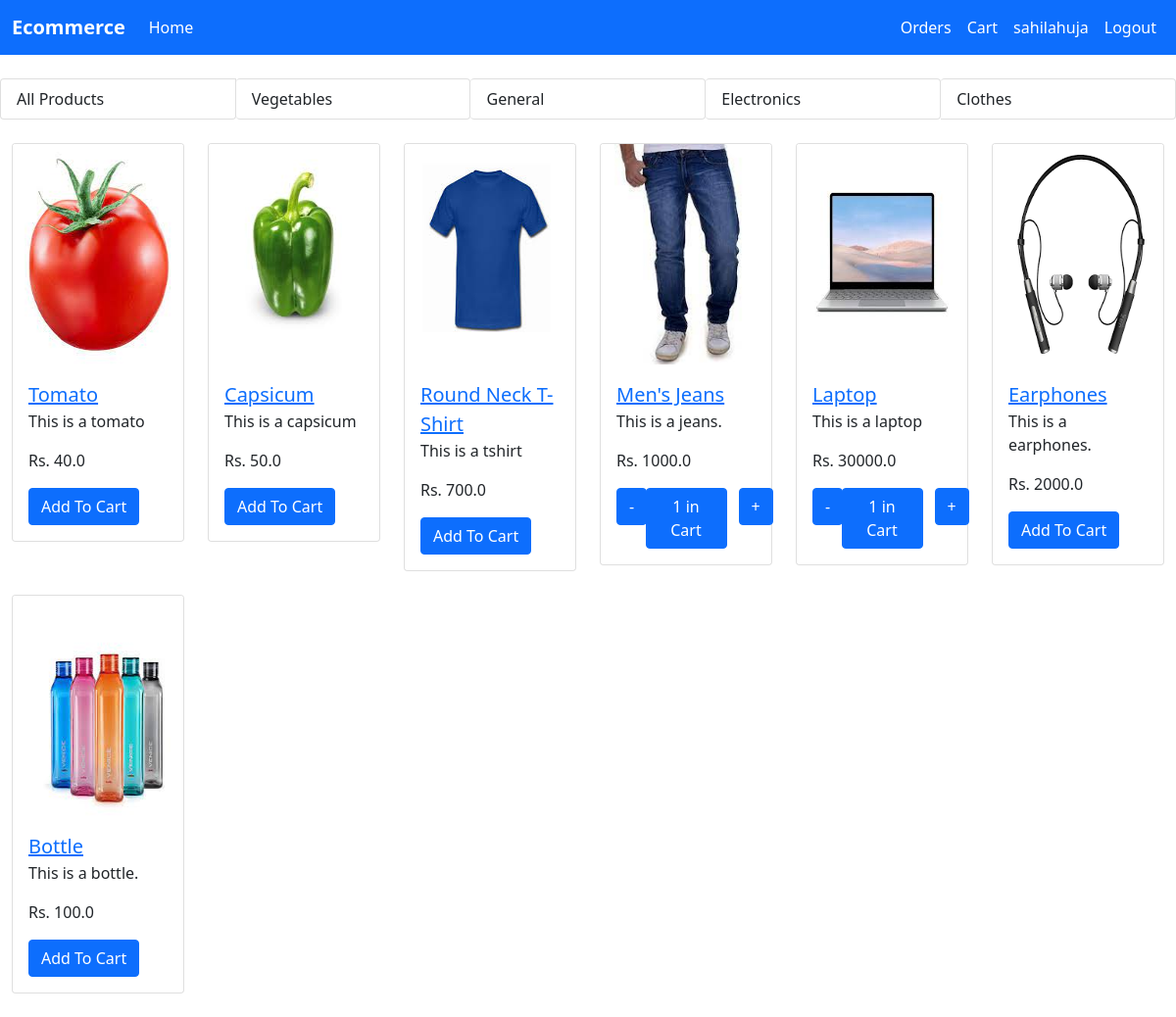
Screenshot of / (signed in) with the database file from the repository.
### products/models.py (models this page shows, shortened)
class Category(models.Model):
    category_name = models.CharField(max_length=50)
    slug = models.SlugField(max_length=50, blank=True, editable=False) # particular category which we get from url parameter
    class Meta:
        db_table='category_table' # overriding the default database table name which will be 'name of the class' otherwise

class Product(models.Model):
    product_name = models.CharField(verbose_name="Product Name", max_length=50) # this is a verbose name,
    category = models.ForeignKey(Category, on_delete=models.PROTECT) # one to many field
    price = models.FloatField(default=0)
    description = models.TextField(blank=True)
    stock = models.IntegerField(default=100)
    quantity_type = models.ForeignKey(QuantityVariant, blank=True, null=True, default=None, on_delete=models.SET_NULL)
    color_type = models.ForeignKey(ColorVariant, blank=True, null=True, default=None, on_delete=models.SET_NULL)
    size_type = models.ForeignKey(SizeVariant, blank=True, null=True, default=None, on_delete=models.SET_NULL)
    image = models.ImageField(null=True, blank=True)
    class Meta:
        db_table='product_table' # overriding the default database table name which will be 'name of the class' otherwise

### products/views.py (the view, shortened to what this page needs)
# urls.py: path('', views.show_all, name='products'),
@login_required
def show_all(request):
    if cache.get('categories'):
        categories = cache.get('categories')
    else:
        categories = Category.objects.all()
        cache.set('categories', categories)
    slug = request.GET.get('category')
    if slug:
        category_key = f'category.{slug}'
        if cache.get(category_key):
            products = cache.get(category_key)
        else:
            category = Category.objects.get(slug=slug)
            products = Product.objects.filter(category=category)
            cache.set(category_key, products)
    else:
        products_key = f'products'
        if cache.get(products_key):
            products = cache.get(products_key)
        else:
            products = Product.objects.all()
            cache.set(products_key, products)
    cart_items = CartItem.objects.all()
    context = { 'products':products, 'cart_items':cart_items, 'categories': categories }
    return render(request, 'products.html', context=context)

### products/templatetags/cart.py (called while the page is built)
@register.simple_tag(takes_context=True)
def is_in_cart(context):
    request = context['request']
    user = request.user
    product = context['product']
    cart = Cart.objects.get_or_create(user=user)
    try:
        product_quantity = CartItem.objects.get(product=product.id, cart=cart[0].id).quantity
        return product_quantity
    except:
        return 0

### Templates/products.html (shortened to what this page needs)
{% extends 'base.html' %}
{% block content %}
{% load cart %}
    <br>
    <ul class="list-group list-group-horizontal">
      <a href="/" class="list-group-item list-group-item-action btn btn-outline-primary">All Products</a>
      {% for category in categories %}
        <a href="/?category={{ category.slug }}"
          class="list-group-item list-group-item-action btn btn-outline-primary">{{ category.category_name }}</a>
      {% endfor %}
    </ul>
<br>
    <div class="row mx-auto">
    {% for product in products %}
        <div class="col-sm-2">
          <div class="card w-225 mb-4">
            <img src="{{ product.image.url }}" class="card-img-top" style="height: 225px;">
            <div class="card-body">
              <a href="{% url 'product' id=product.id %}" style="transform: rotate(0);" class="card-title card-link fs-5 stretched-link">{{ product.product_name }}</a>
              <p class="card-text">{{ product.description }}</p>
              <p class="card-text">Rs. {{ product.price }}</p>
            {% is_in_cart as quantity %}
            {% if quantity %}
            <div class="row no-gutters">
							<form action="" class="col-3" method="post">
								<input type="submit" value="-" style="position: relative; z-index: 3;" class="btn btn-primary border-right">
							</form>
							<div class="text-center btn btn-primary col">{{ quantity }} in Cart</div>
							<form action="" class=" col-3" method="post">
								<input type="submit" value="+" style="position: relative; z-index: 3;" class="btn btn-primary border-left">
							</form>
            </div>
            {% else %}
            <form action="" method="POST">
              <button type="submit" style="position: relative; z-index: 3;" class="btn btn-primary">Add To Cart</button>
            </form>
            {% endif %}
            </div>
          </div>
        </div>
    <br>
    {% endfor %}
</div>
{% endblock %}

### Templates/base.html (shortened to what this page needs)
<!DOCTYPE html>
<html lang="en">
<head>
    <link href="https://cdn.jsdelivr.net/npm/bootstrap@5.1.3/dist/css/bootstrap.min.css" rel="stylesheet">
</head>
<body>
    <nav class="navbar navbar-expand-lg navbar-dark bg-primary">
        <div class="container-fluid">
          <a class="navbar-brand fw-bold" href="/">Ecommerce</a>
          {% if user.is_authenticated %}
          <div class="collapse navbar-collapse" id="navbarSupportedContent">
            <ul class="navbar-nav me-auto mb-2 mb-lg-0">
              <li class="nav-item">
                <a class="nav-link active" aria-current="page" href="/">Home</a>
              </li>
            </ul>
            <ul class=" navbar-nav my-2 my-lg-0">
              <li class="nav-item">
                <a class="nav-link active" href="/order">Orders</a>
              </li>
              <li class="nav-item">
                <a class="nav-link active" href="/cart">Cart</a>
              </li>
              <li class="nav-item">
                <a class="nav-link active" href="/">{{ user.username }}</a>
              </li>
              <li class="nav-item">
                <a class="nav-link active" href="/auth/logout_user">Logout</a>
              </li>
            </ul>
            {% endif %}
          </div>
        </div>
      </nav>
    {% block content %}{% endblock %}
</body>
</html>

### rows the page displays
Category: category_name "Vegetables"
Category: category_name "General"
Category: category_name "Electronics"
Category: category_name "Clothes"
Product: image (picture), product_name "Tomato", description "This is a tomato", price "40.0"
Product: image (picture), product_name "Capsicum", description "This is a capsicum", price "50.0"
Product: image (picture), product_name "Round Neck T-Shirt", description "This is a tshirt", price "700.0"
Product: image (picture), product_name "Men's Jeans", description "This is a jeans.", price "1000.0", quantity "1"
Product: image (picture), product_name "Laptop", description "This is a laptop", price "30000.0", quantity "1"
Product: image (picture), product_name "Earphones", description "This is a earphones.", price "2000.0"
Product: image (picture), product_name "Bottle", description "This is a bottle.", price "100.0"

### other values shown
{{ user.username }} "sahilahuja"
